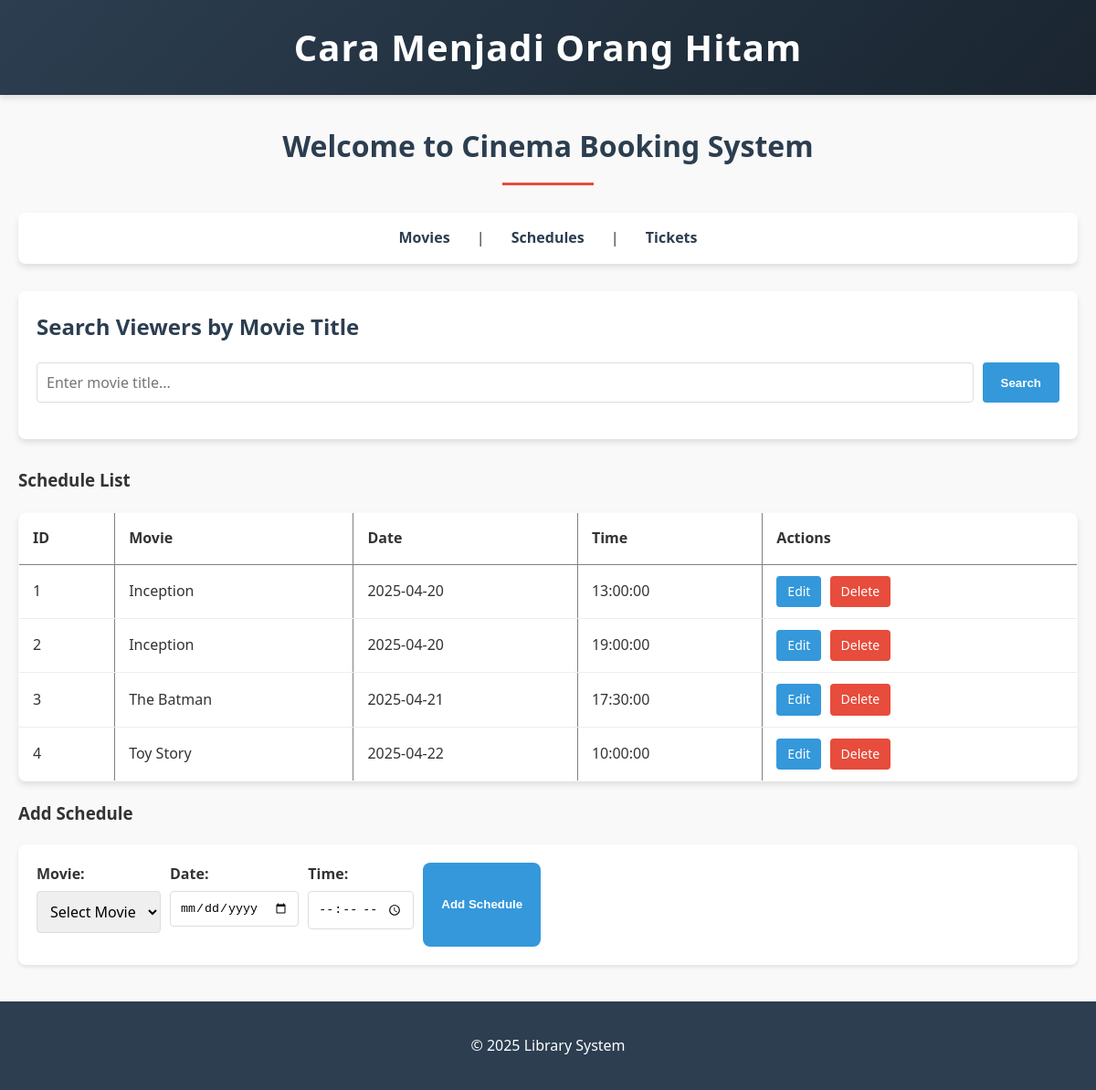
Screenshot of /?page=Schedules with the database file from the repository.
### tables this page shows
CREATE TABLE Schedules (
    id INT AUTO_INCREMENT PRIMARY KEY,
    movie_id INT,
    date DATE,
    time TIME,
    FOREIGN KEY (movie_id) REFERENCES Movies(id) ON DELETE CASCADE
);

CREATE TABLE Movies (
    id INT AUTO_INCREMENT PRIMARY KEY,
    title VARCHAR(100) NOT NULL,
    genre VARCHAR(50),
    duration INT,  
    rating VARCHAR(10)  
);

### config/db.php (called while the page is built, shortened)
<?php
class Database {
    private $host = "localhost";
    private $username = "root";
    private $password = "";
    private $dbname = "db_blackcinema";
    public function __construct() {
        try {
            $this->conn = new PDO("mysql:host=$this->host;dbname=$this->dbname", $this->username, $this->password);
            $this->conn->setAttribute(PDO::ATTR_ERRMODE, PDO::ERRMODE_EXCEPTION);
            $stmt = $this->conn->query("SHOW TABLES LIKE 'Movies'");
        } catch (PDOException $e) {
            die("Connection failed: " . $e->getMessage());
        }
    }
}
?>

### class/Schedules.php (called while the page is built, shortened)
<?php
require_once 'config/db.php';
class Schedules {
    private $db;
    public function __construct() {
        $this->db = (new Database())->conn;
    }
    public function getAllSchedules() {
        $stmt = $this->db->query("SELECT Schedules.*, Movies.title FROM Schedules JOIN Movies ON Schedules.movie_id = Movies.id");
        return $stmt->fetchAll(PDO::FETCH_ASSOC);
    }
}
?>

### view/Schedules.php (the view, shortened to what this page needs)
<h3>Schedule List</h3>
<table border="1">
    <tr>
        <th>ID</th>
        <th>Movie</th>
        <th>Date</th>
        <th>Time</th>
        <th>Actions</th>
    </tr>
    <?php foreach ($schedule->getAllSchedules() as $s): ?>
    <tr>
        <td><?= $s['id'] ?></td>
        <td><?= $s['title'] ?></td>
        <td><?= $s['date'] ?></td>
        <td><?= $s['time'] ?></td>
        <td>
            <a href="?page=Schedules&edit=<?= $s['id'] ?>" class="btn-edit">Edit</a>
            <a href="?page=Schedules&delete=<?= $s['id'] ?>" class="btn-delete" onclick="return confirm('Are you sure you want to delete this schedule?')">Delete</a>
        </td>
    </tr>
    <?php endforeach; ?>
</table>
<?php
$editMode = false;
$scheduleToEdit = null;
?>
<h3><?= $editMode ? 'Update' : 'Add' ?> Schedule</h3>
<form method="POST" class="schedule-form">
    <div class="form-group">
        <label>Movie:</label>
        <select name="movie_id" required>
            <option value="">Select Movie</option>
        </select>
    </div>
    <div class="form-group">
        <label>Date:</label>
        <input type="date" name="date" value="<?= $editMode ? $scheduleToEdit['date'] : '' ?>" required>
    </div>
    <div class="form-group">
        <label>Time:</label>
        <input type="time" name="time" value="<?= $editMode ? $scheduleToEdit['time'] : '' ?>" required>
    </div>
    <button type="submit" name="<?= $editMode ? 'update_schedule' : 'add_schedule' ?>">
        <?= $editMode ? 'Update' : 'Add' ?> Schedule
    </button>
</form>

### index.php (shortened to what this page needs)
<?php
require_once 'class/Schedules.php';
$schedule = new Schedules();
?>
<!DOCTYPE html>
<html lang="en">
<head>
    <link rel="stylesheet" href="style.css">
</head>
<body>
    <?php include 'view/header.php'; ?>
    <main>
        <h2>Welcome to Cinema Booking System</h2>
        <nav>
            <a href="?page=Movies">Movies</a> |
            <a href="?page=Schedules">Schedules</a> |
            <a href="?page=Tickets">Tickets</a>
        </nav>
        <section>
            <h3>Search Viewers by Movie Title</h3>
            <form method="get" class="search-form">
                <input type="text" name="search_title" placeholder="Enter movie title..." value="<?= $_GET['search_title'] ?? '' ?>" required>
                <button type="submit" class="btn-primary">Search</button>
            </form>
        </section>
        <?php
        if (isset($_GET['page'])) {
            $page = $_GET['page'];
            if ($page == 'Movies') include 'view/Movies.php';
            elseif ($page == 'Schedules') include 'view/Schedules.php';
            elseif ($page == 'Tickets') include 'view/Tickets.php';
        }
        ?>
    </main>
    <?php include 'view/footer.php'; ?>
</body>
</html>

### view/header.php
<header>
    <h1>Cara Menjadi Orang Hitam</h1>
</header>

### view/footer.php
<footer>
    <p>&copy; 2025 Library System</p>
</footer>

### style.css (style rules this page uses)
:root { --primary-color: #2c3e50; --secondary-color: #e74c3c; --accent-color: #3498db; --light-bg: #f9f9f9; --text-color: #333; --box-shadow: 0 4px 6px rgba(0, 0, 0, 0.1); --border-radius: 8px; }
.schedule-form { background: white; padding: 20px; border-radius: 8px; box-shadow: 0 2px 4px rgba(0,0,0,0.1); margin-bottom: 30px; }
.form-group { margin-bottom: 15px; }
.form-group label { display: block; margin-bottom: 5px; font-weight: bold; color: #333; }
.form-group select, .form-group input { width: 100%; padding: 10px; border: 1px solid #ddd; border-radius: 4px; box-sizing: border-box; }
.btn-edit, .btn-delete, .btn-cancel { display: inline-block; padding: 6px 12px; text-decoration: none; border-radius: 4px; margin-right: 5px; font-size: 14px; }
.btn-edit { background-color: #3498db; color: white; }
.btn-delete { background-color: #e74c3c; color: white; }
.search-form { display: flex; gap: 10px; margin-bottom: 20px; }
.search-form input[type="text"] { flex: 1; padding: 10px; border: 1px solid #ddd; border-radius: 4px; font-size: 16px; }
.btn-primary { background-color: #3498db; color: white; border: none; padding: 10px 20px; border-radius: 4px; cursor: pointer; font-weight: bold; }
body { font-family: 'Poppins', 'Segoe UI', sans-serif; margin: 0; padding: 0; background-color: var(--light-bg); color: var(--text-color); line-height: 1.6; }
header { background: linear-gradient(135deg, var(--primary-color), #1a2530); color: white; padding: 20px; text-align: center; box-shadow: var(--box-shadow); }
header h1 { margin: 0; font-size: 2.5rem; letter-spacing: 1px; }
main { max-width: 1200px; margin: 30px auto; padding: 0 20px; }
main h2 { color: var(--primary-color); text-align: center; margin-bottom: 30px; font-size: 2rem; position: relative; }
main h2:after { content: ''; display: block; width: 100px; height: 3px; background-color: var(--secondary-color); margin: 15px auto 0; }
nav { background-color: white; border-radius: var(--border-radius); padding: 15px; margin: 20px 0; text-align: center; box-shadow: var(--box-shadow); }
nav a { text-decoration: none; color: var(--primary-color); padding: 10px 20px; margin: 0 5px; border-radius: var(--border-radius); font-weight: 600; transition: all 0.3s ease; }
section { background-color: white; border-radius: var(--border-radius); padding: 20px; margin: 30px 0; box-shadow: var(--box-shadow); }
section h3 { color: var(--primary-color); margin-top: 0; margin-bottom: 20px; font-size: 1.5rem; }
form { display: flex; gap: 10px; margin-bottom: 20px; }
input[type="text"], input[type="number"], select, textarea { padding: 12px; border: 1px solid #ddd; border-radius: var(--border-radius); flex: 1; font-family: inherit; font-size: 16px; }
button, input[type="submit"] { background-color: var(--accent-color); color: white; border: none; padding: 12px 20px; border-radius: var(--border-radius); cursor: pointer; font-weight: bold; transition: background-color 0.3s ease; }
table { width: 100%; border-collapse: collapse; margin: 20px 0; border-radius: var(--border-radius); overflow: hidden; box-shadow: var(--box-shadow); }
th { padding: 15px; text-align: left; font-weight: 600; }
td { padding: 12px 15px; border-bottom: 1px solid #eee; }
tbody tr { background-color: white; transition: background-color 0.3s ease; }
footer { background-color: var(--primary-color); color: white; text-align: center; padding: 20px; margin-top: 40px; }
.btn-primary { background-color: var(--accent-color); color: white; }

### rows the page displays
schedules: id "1", movie.title "Inception", date "2025-04-20", time "13:00:00"
schedules: id "2", movie.title "Inception", date "2025-04-20", time "19:00:00"
schedules: id "3", movie.title "The Batman", date "2025-04-21", time "17:30:00"
schedules: id "4", movie.title "Toy Story", date "2025-04-22", time "10:00:00"
